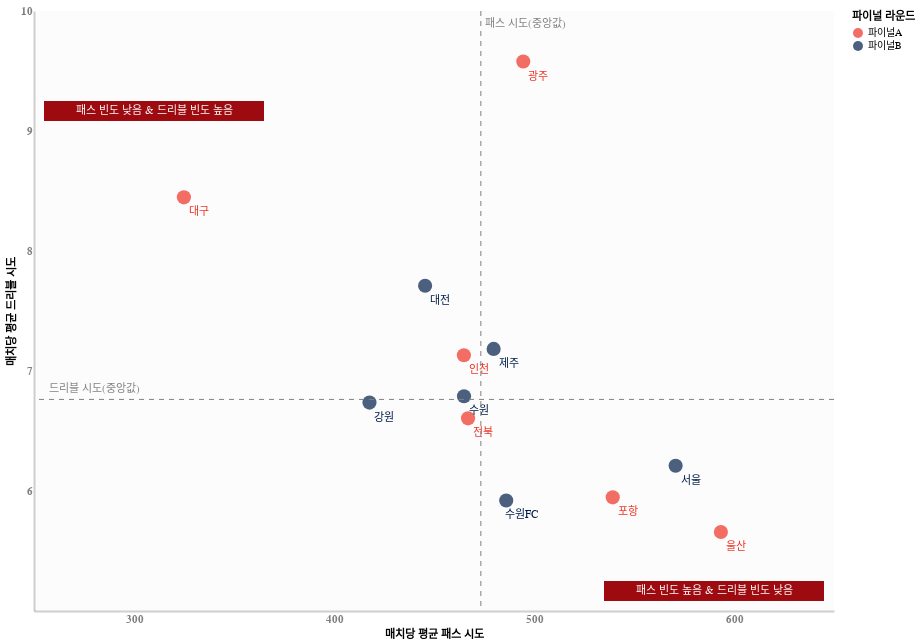

Write notebook code for a chart like this one.
### Code cell
### 한글이 최고다

base_chart = alt.Chart(temp_df2).transform_calculate(
    avg_pass = 'datum["패스 시도"]/38',
    avg_dri = 'datum["드리블 시도"]/38'
)


tot_chart = alt.layer(
    base_chart.mark_circle(size=200).encode(
        x = alt.X('avg_pass:Q').scale(domain=[250,650], bins=[300, 400, 500, 600]).title('매치당 평균 패스 시도'),
        y = alt.Y('avg_dri:Q').scale(domain=[5,10], bins= [6,7,8,9,10]).axis(format = '0.0f').title('매치당 평균 드리블 시도'),
        color = alt.Color('split').scale(range=['#ee3224', '#001c48']).title('파이널 라운드')
    ),
    base_chart.mark_text(
        dx = 15, 
        dy = 15
    ).encode(
        x = alt.X('avg_pass:Q'),
        y = alt.Y('avg_dri:Q'),
        text= '구단',
        color = alt.Color('split').scale(range=['#ee3224', '#001c48'])
    ),
    base_chart.encode(x = 'med_pass:Q').mark_rule(
        stroke='gray',
        strokeDash=[5,5]
    ).transform_aggregate(
        med_pass = 'median(avg_pass)',
        med_dri = 'median(avg_dri)'
    ),
    base_chart.encode(y = 'med_dri:Q').mark_rule(
        stroke='gray',
        strokeDash=[5,5]
    ).transform_aggregate(
        med_pass = 'median(avg_pass)',
        med_dri = 'median(avg_dri)'
    ),
    base_chart.encode(
        x = 'med_pass:Q',
        y = alt.value(5),
        text = alt.value('패스 시도(중앙값)')
    ).mark_text(
        color='gray',
        dy = 8,
        dx = 45
    ).transform_aggregate(
        med_pass = 'median(avg_pass)',
    ),
    base_chart.encode(
        x = alt.value(60),
        y = 'med_dri:Q',
        text = alt.value('드리블 시도(중앙값)')
    ).mark_text(
        dy = -10,
        color='gray'
    ).transform_aggregate(
        med_dri = 'median(avg_dri)'    
    ),
    alt.Chart().mark_rect(color = '#9D0A0F').encode(
        x = alt.value(10),
        x2 = alt.value(230),
        y = alt.value(110),
        y2 = alt.value(90),
        # color = 'red'
    ),
    alt.Chart().mark_text(color = 'white').encode(
        x = alt.value(120),
        y = alt.value(100),
        text = alt.value('패스 빈도 낮음 & 드리블 빈도 높음'),
    ),
    alt.Chart().mark_rect(color = '#9D0A0F').encode(
        x = alt.value(570),
        x2 = alt.value(790),
        y = alt.value(590),
        y2 = alt.value(570),
        # color = 'red'
    ),
    alt.Chart().mark_text(color = 'white').encode(
        x = alt.value(680),
        y = alt.value(580),
        text = alt.value('패스 빈도 높음 & 드리블 빈도 낮음'),
    )
)

tot_chart.properties(
    height = 600,
    width = 800,
    # title = alt.Title(text = 'Team Style Comparison', subtitle='2023 K League1')
).configure_axis(
    grid=False,
    ticks = False,
    domainWidth= 2,
    domainOpacity=0.4,
    # domainCap='round',
    labelFontSize=11,
    labelFont='Helvetica',
    labelFontStyle= 'bold',
    labelColor='gray'
).configure_view(
    stroke = None,
    fill = '#F6F6F6',
    opacity=0.3
)

### Figure 1 — Vega-Lite specification as saved in the notebook (floating-point values rounded to 4 significant figures)
{"config": {"view": {"continuousWidth": 300, "continuousHeight": 300, "fill": "#F6F6F6", "opacity": 0.3, "stroke": null}, "axis": {"domainOpacity": 0.4, "domainWidth": 2, "grid": false, "labelColor": "gray", "labelFont": "Helvetica", "labelFontSize": 11, "labelFontStyle": "bold", "ticks": false}}, "layer": [{"data": {"name": "data-742709b2e62bfb4c27b098a95fb52edb"}, "mark": {"type": "circle", "size": 200}, "encoding": {"color": {"field": "split", "scale": {"range": ["#ee3224", "#001c48"]}, "title": "파이널 라운드", "type": "nominal"}, "x": {"field": "avg_pass", "scale": {"domain": [250, 650], "bins": [300, 400, 500, 600]}, "title": "매치당 평균 패스 시도", "type": "quantitative"}, "y": {"axis": {"format": "0.0f"}, "field": "avg_dri", "scale": {"domain": [5, 10], "bins": [6, 7, 8, 9, 10]}, "title": "매치당 평균 드리블 시도", "type": "quantitative"}}, "transform": [{"calculate": "datum[\"패스 시도\"]/38", "as": "avg_pass"}, {"calculate": "datum[\"드리블 시도\"]/38", "as": "avg_dri"}]}, {"data": {"name": "data-742709b2e62bfb4c27b098a95fb52edb"}, "mark": {"type": "text", "dx": 15, "dy": 15}, "encoding": {"color": {"field": "split", "scale": {"range": ["#ee3224", "#001c48"]}, "type": "nominal"}, "text": {"field": "구단", "type": "nominal"}, "x": {"field": "avg_pass", "type": "quantitative"}, "y": {"field": "avg_dri", "type": "quantitative"}}, "transform": [{"calculate": "datum[\"패스 시도\"]/38", "as": "avg_pass"}, {"calculate": "datum[\"드리블 시도\"]/38", "as": "avg_dri"}]}, {"data": {"name": "data-742709b2e62bfb4c27b098a95fb52edb"}, "mark": {"type": "rule", "stroke": "gray", "strokeDash": [5, 5]}, "encoding": {"x": {"field": "med_pass", "type": "quantitative"}}, "transform": [{"calculate": "datum[\"패스 시도\"]/38", "as": "avg_pass"}, {"calculate": "datum[\"드리블 시도\"]/38", "as": "avg_dri"}, {"aggregate": [{"op": "median", "field": "avg_pass", "as": "med_pass"}, {"op": "median", "field": "avg_dri", "as": "med_dri"}]}]}, {"data": {"name": "data-742709b2e62bfb4c27b098a95fb52edb"}, "mark": {"type": "rule", "stroke": "gray", "strokeDash": [5, 5]}, "encoding": {"y": {"field": "med_dri", "type": "quantitative"}}, "transform": [{"calculate": "datum[\"패스 시도\"]/38", "as": "avg_pass"}, {"calculate": "datum[\"드리블 시도\"]/38", "as": "avg_dri"}, {"aggregate": [{"op": "median", "field": "avg_pass", "as": "med_pass"}, {"op": "median", "field": "avg_dri", "as": "med_dri"}]}]}, {"data": {"name": "data-742709b2e62bfb4c27b098a95fb52edb"}, "mark": {"type": "text", "color": "gray", "dx": 45, "dy": 8}, "encoding": {"text": {"value": "패스 시도(중앙값)"}, "x": {"field": "med_pass", "type": "quantitative"}, "y": {"value": 5}}, "transform": [{"calculate": "datum[\"패스 시도\"]/38", "as": "avg_pass"}, {"calculate": "datum[\"드리블 시도\"]/38", "as": "avg_dri"}, {"aggregate": [{"op": "median", "field": "avg_pass", "as": "med_pass"}]}]}, {"data": {"name": "data-742709b2e62bfb4c27b098a95fb52edb"}, "mark": {"type": "text", "color": "gray", "dy": -10}, "encoding": {"text": {"value": "드리블 시도(중앙값)"}, "x": {"value": 60}, "y": {"field": "med_dri", "type": "quantitative"}}, "transform": [{"calculate": "datum[\"패스 시도\"]/38", "as": "avg_pass"}, {"calculate": "datum[\"드리블 시도\"]/38", "as": "avg_dri"}, {"aggregate": [{"op": "median", "field": "avg_dri", "as": "med_dri"}]}]}, {"data": {"name": "empty"}, "mark": {"type": "rect", "color": "#9D0A0F"}, "encoding": {"x": {"value": 10}, "x2": {"value": 230}, "y": {"value": 110}, "y2": {"value": 90}}}, {"data": {"name": "empty"}, "mark": {"type": "text", "color": "white"}, "encoding": {"text": {"value": "패스 빈도 낮음 & 드리블 빈도 높음"}, "x": {"value": 120}, "y": {"value": 100}}}, {"data": {"name": "empty"}, "mark": {"type": "rect", "color": "#9D0A0F"}, "encoding": {"x": {"value": 570}, "x2": {"value": 790}, "y": {"value": 590}, "y2": {"value": 570}}}, {"data": {"name": "empty"}, "mark": {"type": "text", "color": "white"}, "encoding": {"text": {"value": "패스 빈도 높음 & 드리블 빈도 낮음"}, "x": {"value": 680}, "y": {"value": 580}}}], "height": 600, "width": 800, "$schema": "https://vega.github.io/schema/vega-lite/v5.20.1.json", "datasets": {"data-742709b2e62bfb4c27b098a95fb52edb": [{"년도": 2023, "구단": "울산", "득점": 63, "도움": 40, "슈팅": 466, "유효 슈팅": 197, "블락된슈팅": 67, "벗어난슈팅": 202, "PA내 슈팅": 301, "PA외 슈팅": 165, "프리킥 슈팅": 8, "프리킥 유효슈팅": 5, "프리킥 크로스 시도": 45, "프리킥 크로스 성공": 12, "프리킥 크로스 성공%": 642, "오프사이드": 70, "코너킥": 217, "스로인": 742, "드리블 시도": 215, "드리블 성공": 74, "드리블 성공%": 34, "패스 시도": 22551, "패스 성공": 19800, "패스 성공%": 88, "키패스": 283, "전방패스 시도": 8589, "전방패스 성공": 6459, "전방패스 성공%": 75, "후방패스 시도": 5314, "후방패스 성공": 5150, "후방패스 성공%": 97, "횡패스 시도": 8648, "횡패스 성공": 8191, "횡패스 성공%": 95, "공격진영 패스 시도": 5088, "공격진영 패스 성공": 4290, "공격진영 패스 성공%": 84, "수비진영 패스 시도": 4899, "수비진영 패스 성공": 4216, "수비진영 패스 성공%": 86, "중앙진영 패스 시도": 12564, "중앙진영 패스 성공": 11294, "중앙진영 패스 성공%": 90, "롱패스 시도": 2110, "롱패스 성공": 1334, "롱패스 성공%": 63, "중거리패스 시도": 7766, "중거리패스 성공": 7054, "중거리패스 성공%": 91, "단거리패스 시도": 12675, "단거리패스 성공": 11412, "단거리패스 성공%": 90, "크로스 시도": 867, "크로스 성공": 189, "크로스 성공%": 22, "탈압박": 122, "경합 지상 시도": 501, "경합 지상 성공": 254, "경합 지상 성공%": 51, "경합 공중 시도": 1583, "경합 공중 성공": 804, "경합 공중 성공%": 51, "태클 시도": 861, "태클 성공": 281, "태클 성공%": 33, "클리어링": 1166, "인터셉트": 1177, "차단": 659, "획득": 2123, "블락": 646, "볼미스": 246, "파울": 374, "피파울": 377, "경고": 74, "퇴장": 0, "split": "파이널A"}, {"년도": 2023, "구단": "수원", "득점": 35, "도움": 22, "슈팅": 410, "유효 슈팅": 130, "블락된슈팅": 99, "벗어난슈팅": 181, "PA내 슈팅": 239, "PA외 슈팅": 171, "프리킥 슈팅": 18, "프리킥 유효슈팅": 10, "프리킥 크로스 시도": 45, "프리킥 크로스 성공": 16, "프리킥 크로스 성공%": 832, "오프사이드": 47, "코너킥": 143, "스로인": 780, "드리블 시도": 258, "드리블 성공": 98, "드리블 성공%": 38, "패스 시도": 17670, "패스 성공": 14697, "패스 성공%": 83, "키패스": 229, "전방패스 시도": 7372, "전방패스 성공": 5010, "전방패스 성공%": 68, "후방패스 시도": 3756, "후방패스 성공": 3615, "후방패스 성공%": 96, "횡패스 시도": 6542, "횡패스 성공": 6072, "횡패스 성공%": 93, "공격진영 패스 시도": 2836, "공격진영 패스 성공": 2194, "공격진영 패스 성공%": 77, "수비진영 패스 시도": 4887, "수비진영 패스 성공": 3963, "수비진영 패스 성공%": 81, "중앙진영 패스 시도": 9947, "중앙진영 패스 성공": 8540, "중앙진영 패스 성공%": 86, "롱패스 시도": 2161, "롱패스 성공": 1163, "롱패스 성공%": 54, "중거리패스 시도": 5944, "중거리패스 성공": 5216, "중거리패스 성공%": 88, "단거리패스 시도": 9565, "단거리패스 성공": 8318, "단거리패스 성공%": 87, "크로스 시도": 665, "크로스 성공": 133, "크로스 성공%": 20, "탈압박": 109, "경합 지상 시도": 506, "경합 지상 성공": 263, "경합 지상 성공%": 52, "경합 공중 시도": 1873, "경합 공중 성공": 911, "경합 공중 성공%": 49, "태클 시도": 867, "태클 성공": 278, "태클 성공%": 32, "클리어링": 1475, "인터셉트": 1097, "차단": 696, "획득": 2119, "블락": 651, "볼미스": 271, "파울": 398, "피파울": 420, "경고": 76, "퇴장": 2, "split": "파이널B"}, {"년도": 2023, "구단": "포항", "득점": 53, "도움": 36, "슈팅": 460, "유효 슈팅": 173, "블락된슈팅": 102, "벗어난슈팅": 185, "PA내 슈팅": 258, "PA외 슈팅": 202, "프리킥 슈팅": 9, "프리킥 유효슈팅": 2, "프리킥 크로스 시도": 64, "프리킥 크로스 성공": 21, "프리킥 크로스 성공%": 925, "오프사이드": 52, "코너킥": 142, "스로인": 767, "드리블 시도": 226, "드리블 성공": 77, "드리블 성공%": 34, "패스 시도": 20496, "패스 성공": 17648, "패스 성공%": 86, "키패스": 285, "전방패스 시도": 7923, "전방패스 성공": 5638, "전방패스 성공%": 71, "후방패스 시도": 4505, "후방패스 성공": 4377, "후방패스 성공%": 97, "횡패스 시도": 8068, "횡패스 성공": 7633, "횡패스 성공%": 95, "공격진영 패스 시도": 3242, "공격진영 패스 성공": 2601, "공격진영 패스 성공%": 80, "수비진영 패스 시도": 5475, "수비진영 패스 성공": 4582, "수비진영 패스 성공%": 84, "중앙진영 패스 시도": 11779, "중앙진영 패스 성공": 10465, "중앙진영 패스 성공%": 89, "롱패스 시도": 2437, "롱패스 성공": 1531, "롱패스 성공%": 63, "중거리패스 시도": 7743, "중거리패스 성공": 6980, "중거리패스 성공%": 90, "단거리패스 시도": 10316, "단거리패스 성공": 9137, "단거리패스 성공%": 89, "크로스 시도": 807, "크로스 성공": 197, "크로스 성공%": 24, "탈압박": 91, "경합 지상 시도": 549, "경합 지상 성공": 284, "경합 지상 성공%": 52, "경합 공중 시도": 1532, "경합 공중 성공": 764, "경합 공중 성공%": 50, "태클 시도": 870, "태클 성공": 278, "태클 성공%": 32, "클리어링": 1217, "인터셉트": 1222, "차단": 720, "획득": 2064, "블락": 737, "볼미스": 260, "파울": 387, "피파울": 430, "경고": 61, "퇴장": 3, "split": "파이널A"}, {"년도": 2023, "구단": "제주", "득점": 43, "도움": 23, "슈팅": 442, "유효 슈팅": 172, "블락된슈팅": 82, "벗어난슈팅": 188, "PA내 슈팅": 274, "PA외 슈팅": 168, "프리킥 슈팅": 17, "프리킥 유효슈팅": 2, "프리킥 크로스 시도": 69, "프리킥 크로스 성공": 24, "프리킥 크로스 성공%": 1100, "오프사이드": 76, "코너킥": 187, "스로인": 774, "드리블 시도": 273, "드리블 성공": 98, "드리블 성공%": 36, "패스 시도": 18233, "패스 성공": 15316, "패스 성공%": 84, "키패스": 243, "전방패스 시도": 7454, "전방패스 성공": 5112, "전방패스 성공%": 69, "후방패스 시도": 4022, "후방패스 성공": 3885, "후방패스 성공%": 97, "횡패스 시도": 6757, "횡패스 성공": 6319, "횡패스 성공%": 94, "공격진영 패스 시도": 3324, "공격진영 패스 성공": 2651, "공격진영 패스 성공%": 80, "수비진영 패스 시도": 4341, "수비진영 패스 성공": 3521, "수비진영 패스 성공%": 81, "중앙진영 패스 시도": 10568, "중앙진영 패스 성공": 9144, "중앙진영 패스 성공%": 87, "롱패스 시도": 2284, "롱패스 성공": 1288, "롱패스 성공%": 56, "중거리패스 시도": 6019, "중거리패스 성공": 5285, "중거리패스 성공%": 88, "단거리패스 시도": 9930, "단거리패스 성공": 8743, "단거리패스 성공%": 88, "크로스 시도": 857, "크로스 성공": 202, "크로스 성공%": 24, "탈압박": 148, "경합 지상 시도": 444, "경합 지상 성공": 213, "경합 지상 성공%": 48, "경합 공중 시도": 1742, "경합 공중 성공": 917, "경합 공중 성공%": 53, "태클 시도": 840, "태클 성공": 301, "태클 성공%": 36, "클리어링": 1309, "인터셉트": 1258, "차단": 654, "획득": 2152, "블락": 628, "볼미스": 289, "파울": 393, "피파울": 424, "경고": 73, "퇴장": 0, "split": "파이널B"}, {"년도": 2023, "구단": "전북", "득점": 45, "도움": 24, "슈팅": 449, "유효 슈팅": 153, "블락된슈팅": 89, "벗어난슈팅": 207, "PA내 슈팅": 278, "PA외 슈팅": 171, "프리킥 슈팅": 11, "프리킥 유효슈팅": 6, "프리킥 크로스 시도": 51, "프리킥 크로스 성공": 12, "프리킥 크로스 성공%": 683, "오프사이드": 52, "코너킥": 166, "스로인": 798, "드리블 시도": 251, "드리블 성공": 91, "드리블 성공%": 36, "패스 시도": 17747, "패스 성공": 14832, "패스 성공%": 84, "키패스": 261, "전방패스 시도": 7632, "전방패스 성공": 5321, "전방패스 성공%": 70, "후방패스 시도": 3563, "후방패스 성공": 3440, "후방패스 성공%": 97, "횡패스 시도": 6552, "횡패스 성공": 6071, "횡패스 성공%": 93, "공격진영 패스 시도": 3355, "공격진영 패스 성공": 2590, "공격진영 패스 성공%": 77, "수비진영 패스 시도": 4388, "수비진영 패스 성공": 3631, "수비진영 패스 성공%": 83, "중앙진영 패스 시도": 10004, "중앙진영 패스 성공": 8611, "중앙진영 패스 성공%": 86, "롱패스 시도": 2015, "롱패스 성공": 1111, "롱패스 성공%": 55, "중거리패스 시도": 6328, "중거리패스 성공": 5524, "중거리패스 성공%": 87, "단거리패스 시도": 9404, "단거리패스 성공": 8197, "단거리패스 성공%": 87, "크로스 시도": 791, "크로스 성공": 187, "크로스 성공%": 24, "탈압박": 102, "경합 지상 시도": 556, "경합 지상 성공": 279, "경합 지상 성공%": 50, "경합 공중 시도": 1952, "경합 공중 성공": 1021, "경합 공중 성공%": 52, "태클 시도": 864, "태클 성공": 281, "태클 성공%": 33, "클리어링": 1484, "인터셉트": 1135, "차단": 640, "획득": 2159, "블락": 719, "볼미스": 271, "파울": 451, "피파울": 355, "경고": 68, "퇴장": 1, "split": "파이널A"}, {"년도": 2023, "구단": "서울", "득점": 63, "도움": 28, "슈팅": 491, "유효 슈팅": 176, "블락된슈팅": 94, "벗어난슈팅": 221, "PA내 슈팅": 275, "PA외 슈팅": 216, "프리킥 슈팅": 13, "프리킥 유효슈팅": 9, "프리킥 크로스 시도": 59, "프리킥 크로스 성공": 21, "프리킥 크로스 성공%": 1292, "오프사이드": 51, "코너킥": 182, "스로인": 869, "드리블 시도": 236, "드리블 성공": 87, "드리블 성공%": 37, "패스 시도": 21691, "패스 성공": 18975, "패스 성공%": 88, "키패스": 288, "전방패스 시도": 8654, "전방패스 성공": 6522, "전방패스 성공%": 75, "후방패스 시도": 5016, "후방패스 성공": 4869, "후방패스 성공%": 97, "횡패스 시도": 8021, "횡패스 성공": 7584, "횡패스 성공%": 95, "공격진영 패스 시도": 3828, "공격진영 패스 성공": 3164, "공격진영 패스 성공%": 83, "수비진영 패스 시도": 5651, "수비진영 패스 성공": 4847, "수비진영 패스 성공%": 86, "중앙진영 패스 시도": 12212, "중앙진영 패스 성공": 10964, "중앙진영 패스 성공%": 90, "롱패스 시도": 2024, "롱패스 성공": 1215, "롱패스 성공%": 60, "중거리패스 시도": 8238, "중거리패스 성공": 7492, "중거리패스 성공%": 91, "단거리패스 시도": 11429, "단거리패스 성공": 10268, "단거리패스 성공%": 90, "크로스 시도": 908, "크로스 성공": 214, "크로스 성공%": 24, "탈압박": 90, "경합 지상 시도": 464, "경합 지상 성공": 266, "경합 지상 성공%": 57, "경합 공중 시도": 1573, "경합 공중 성공": 776, "경합 공중 성공%": 49, "태클 시도": 761, "태클 성공": 252, "태클 성공%": 33, "클리어링": 1318, "인터셉트": 1099, "차단": 673, "획득": 2053, "블락": 769, "볼미스": 250, "파울": 368, "피파울": 344, "경고": 66, "퇴장": 1, "split": "파이널B"}, {"년도": 2023, "구단": "대전", "득점": 56, "도움": 41, "슈팅": 392, "유효 슈팅": 146, "블락된슈팅": 84, "벗어난슈팅": 162, "PA내 슈팅": 217, "PA외 슈팅": 175, "프리킥 슈팅": 15, "프리킥 유효슈팅": 2, "프리킥 크로스 시도": 67, "프리킥 크로스 성공": 21, "프리킥 크로스 성공%": 1019, "오프사이드": 48, "코너킥": 161, "스로인": 786, "드리블 시도": 293, "드리블 성공": 100, "드리블 성공%": 34, "패스 시도": 16931, "패스 성공": 13741, "패스 성공%": 81, "키패스": 240, "전방패스 시도": 7428, "전방패스 성공": 4804, "전방패스 성공%": 65, "후방패스 시도": 3753, "후방패스 성공": 3612, "후방패스 성공%": 96, "횡패스 시도": 5750, "횡패스 성공": 5325, "횡패스 성공%": 93, "공격진영 패스 시도": 3221, "공격진영 패스 성공": 2552, "공격진영 패스 성공%": 79, "수비진영 패스 시도": 4188, "수비진영 패스 성공": 3146, "수비진영 패스 성공%": 75, "중앙진영 패스 시도": 9522, "중앙진영 패스 성공": 8043, "중앙진영 패스 성공%": 85, "롱패스 시도": 2397, "롱패스 성공": 1212, "롱패스 성공%": 51, "중거리패스 시도": 5540, "중거리패스 성공": 4794, "중거리패스 성공%": 87, "단거리패스 시도": 8994, "단거리패스 성공": 7735, "단거리패스 성공%": 86, "크로스 시도": 811, "크로스 성공": 175, "크로스 성공%": 22, "탈압박": 97, "경합 지상 시도": 465, "경합 지상 성공": 209, "경합 지상 성공%": 45, "경합 공중 시도": 2047, "경합 공중 성공": 1014, "경합 공중 성공%": 50, "태클 시도": 960, "태클 성공": 331, "태클 성공%": 35, "클리어링": 1521, "인터셉트": 1246, "차단": 719, "획득": 2302, "블락": 736, "볼미스": 286, "파울": 443, "피파울": 387, "경고": 73, "퇴장": 1, "split": "파이널B"}, {"년도": 2023, "구단": "대구", "득점": 42, "도움": 30, "슈팅": 424, "유효 슈팅": 147, "블락된슈팅": 92, "벗어난슈팅": 185, "PA내 슈팅": 260, "PA외 슈팅": 164, "프리킥 슈팅": 13, "프리킥 유효슈팅": 3, "프리킥 크로스 시도": 64, "프리킥 크로스 성공": 18, "프리킥 크로스 성공%": 687, "오프사이드": 48, "코너킥": 153, "스로인": 731, "드리블 시도": 321, "드리블 성공": 92, "드리블 성공%": 29, "패스 시도": 12348, "패스 성공": 9665, "패스 성공%": 78, "키패스": 269, "전방패스 시도": 6162, "전방패스 성공": 3968, "전방패스 성공%": 64, "후방패스 시도": 2259, "후방패스 성공": 2157, "후방패스 성공%": 96, "횡패스 시도": 3927, "횡패스 성공": 3540, "횡패스 성공%": 90, "공격진영 패스 시도": 2282, "공격진영 패스 성공": 1803, "공격진영 패스 성공%": 79, "수비진영 패스 시도": 3735, "수비진영 패스 성공": 2712, "수비진영 패스 성공%": 73, "중앙진영 패스 시도": 6331, "중앙진영 패스 성공": 5150, "중앙진영 패스 성공%": 81, "롱패스 시도": 1953, "롱패스 성공": 1037, "롱패스 성공%": 53, "중거리패스 시도": 3979, "중거리패스 성공": 3314, "중거리패스 성공%": 83, "단거리패스 시도": 6416, "단거리패스 성공": 5314, "단거리패스 성공%": 83, "크로스 시도": 708, "크로스 성공": 182, "크로스 성공%": 26, "탈압박": 72, "경합 지상 시도": 578, "경합 지상 성공": 286, "경합 지상 성공%": 50, "경합 공중 시도": 1759, "경합 공중 성공": 894, "경합 공중 성공%": 51, "태클 시도": 990, "태클 성공": 307, "태클 성공%": 31, "클리어링": 1429, "인터셉트": 1057, "차단": 715, "획득": 2030, "블락": 754, "볼미스": 264, "파울": 444, "피파울": 397, "경고": 81, "퇴장": 2, "split": "파이널A"}, {"년도": 2023, "구단": "인천", "득점": 46, "도움": 34, "슈팅": 425, "유효 슈팅": 146, "블락된슈팅": 79, "벗어난슈팅": 200, "PA내 슈팅": 250, "PA외 슈팅": 175, "프리킥 슈팅": 12, "프리킥 유효슈팅": 2, "프리킥 크로스 시도": 39, "프리킥 크로스 성공": 5, "프리킥 크로스 성공%": 300, "오프사이드": 46, "코너킥": 192, "스로인": 784, "드리블 시도": 271, "드리블 성공": 103, "드리블 성공%": 38, "패스 시도": 17668, "패스 성공": 14615, "패스 성공%": 83, "키패스": 244, "전방패스 시도": 7495, "전방패스 성공": 5015, "전방패스 성공%": 67, "후방패스 시도": 3988, "후방패스 성공": 3843, "후방패스 성공%": 96, "횡패스 시도": 6185, "횡패스 성공": 5757, "횡패스 성공%": 93, "공격진영 패스 시도": 3125, "공격진영 패스 성공": 2554, "공격진영 패스 성공%": 82, "수비진영 패스 시도": 4753, "수비진영 패스 성공": 3663, "수비진영 패스 성공%": 77, "중앙진영 패스 시도": 9790, "중앙진영 패스 성공": 8398, "중앙진영 패스 성공%": 86, "롱패스 시도": 2191, "롱패스 성공": 1087, "롱패스 성공%": 50, "중거리패스 시도": 5801, "중거리패스 성공": 5050, "중거리패스 성공%": 87, "단거리패스 시도": 9676, "단거리패스 성공": 8478, "단거리패스 성공%": 88, "크로스 시도": 717, "크로스 성공": 154, "크로스 성공%": 22, "탈압박": 113, "경합 지상 시도": 524, "경합 지상 성공": 271, "경합 지상 성공%": 52, "경합 공중 시도": 1669, "경합 공중 성공": 849, "경합 공중 성공%": 51, "태클 시도": 789, "태클 성공": 269, "태클 성공%": 34, "클리어링": 1455, "인터셉트": 1225, "차단": 699, "획득": 2199, "블락": 748, "볼미스": 299, "파울": 393, "피파울": 345, "경고": 66, "퇴장": 2, "split": "파이널A"}, {"년도": 2023, "구단": "강원", "득점": 30, "도움": 17, "슈팅": 383, "유효 슈팅": 113, "블락된슈팅": 77, "벗어난슈팅": 193, "PA내 슈팅": 219, "PA외 슈팅": 164, "프리킥 슈팅": 13, "프리킥 유효슈팅": 3, "프리킥 크로스 시도": 54, "프리킥 크로스 성공": 10, "프리킥 크로스 성공%": 608, "오프사이드": 47, "코너킥": 165, "스로인": 775, "드리블 시도": 256, "드리블 성공": 81, "드리블 성공%": 32, "패스 시도": 15874, "패스 성공": 12758, "패스 성공%": 80, "키패스": 218, "전방패스 시도": 7199, "전방패스 성공": 4667, "전방패스 성공%": 65, "후방패스 시도": 3347, "후방패스 성공": 3202, "후방패스 성공%": 96, "횡패스 시도": 5328, "횡패스 성공": 4889, "횡패스 성공%": 92, "공격진영 패스 시도": 2775, "공격진영 패스 성공": 2140, "공격진영 패스 성공%": 77, "수비진영 패스 시도": 4315, "수비진영 패스 성공": 3202, "수비진영 패스 성공%": 74, "중앙진영 패스 시도": 8784, "중앙진영 패스 성공": 7416, "중앙진영 패스 성공%": 84, "롱패스 시도": 2232, "롱패스 성공": 1117, "롱패스 성공%": 50, "중거리패스 시도": 5814, "중거리패스 성공": 4998, "중거리패스 성공%": 86, "단거리패스 시도": 7828, "단거리패스 성공": 6643, "단거리패스 성공%": 85, "크로스 시도": 778, "크로스 성공": 159, "크로스 성공%": 20, "탈압박": 63, "경합 지상 시도": 478, "경합 지상 성공": 229, "경합 지상 성공%": 48, "경합 공중 시도": 1986, "경합 공중 성공": 915, "경합 공중 성공%": 46, "태클 시도": 968, "태클 성공": 290, "태클 성공%": 30, "클리어링": 1608, "인터셉트": 1137, "차단": 784, "획득": 2243, "블락": 797, "볼미스": 261, "파울": 432, "피파울": 380, "경고": 60, "퇴장": 0, "split": "파이널B"}, {"년도": 2023, "구단": "광주", "득점": 47, "도움": 32, "슈팅": 465, "유효 슈팅": 172, "블락된슈팅": 96, "벗어난슈팅": 197, "PA내 슈팅": 230, "PA외 슈팅": 235, "프리킥 슈팅": 19, "프리킥 유효슈팅": 8, "프리킥 크로스 시도": 53, "프리킥 크로스 성공": 16, "프리킥 크로스 성공%": 925, "오프사이드": 40, "코너킥": 181, "스로인": 712, "드리블 시도": 364, "드리블 성공": 130, "드리블 성공%": 36, "패스 시도": 18796, "패스 성공": 16482, "패스 성공%": 88, "키패스": 241, "전방패스 시도": 7216, "전방패스 성공": 5473, "전방패스 성공%": 76, "후방패스 시도": 4157, "후방패스 성공": 4007, "후방패스 성공%": 96, "횡패스 시도": 7423, "횡패스 성공": 7002, "횡패스 성공%": 94, "공격진영 패스 시도": 3726, "공격진영 패스 성공": 3119, "공격진영 패스 성공%": 84, "수비진영 패스 시도": 4489, "수비진영 패스 성공": 3815, "수비진영 패스 성공%": 85, "중앙진영 패스 시도": 10581, "중앙진영 패스 성공": 9548, "중앙진영 패스 성공%": 90, "롱패스 시도": 1794, "롱패스 성공": 1155, "롱패스 성공%": 64, "중거리패스 시도": 7051, "중거리패스 성공": 6428, "중거리패스 성공%": 91, "단거리패스 시도": 9951, "단거리패스 성공": 8899, "단거리패스 성공%": 89, "크로스 시도": 733, "크로스 성공": 160, "크로스 성공%": 22, "탈압박": 123, "경합 지상 시도": 460, "경합 지상 성공": 229, "경합 지상 성공%": 50, "경합 공중 시도": 1466, "경합 공중 성공": 699, "경합 공중 성공%": 48, "태클 시도": 863, "태클 성공": 270, "태클 성공%": 31, "클리어링": 1243, "인터셉트": 1097, "차단": 612, "획득": 1917, "블락": 721, "볼미스": 281, "파울": 423, "피파울": 446, "경고": 80, "퇴장": 0, "split": "파이널A"}, {"년도": 2023, "구단": "수원FC", "득점": 44, "도움": 32, "슈팅": 460, "유효 슈팅": 151, "블락된슈팅": 94, "벗어난슈팅": 215, "PA내 슈팅": 243, "PA외 슈팅": 217, "프리킥 슈팅": 13, "프리킥 유효슈팅": 4, "프리킥 크로스 시도": 54, "프리킥 크로스 성공": 14, "프리킥 크로스 성공%": 573, "오프사이드": 41, "코너킥": 136, "스로인": 649, "드리블 시도": 225, "드리블 성공": 78, "드리블 성공%": 35, "패스 시도": 18472, "패스 성공": 15617, "패스 성공%": 85, "키패스": 289, "전방패스 시도": 7856, "전방패스 성공": 5577, "전방패스 성공%": 71, "후방패스 시도": 4078, "후방패스 성공": 3928, "후방패스 성공%": 96, "횡패스 시도": 6538, "횡패스 성공": 6112, "횡패스 성공%": 94, "공격진영 패스 시도": 3038, "공격진영 패스 성공": 2423, "공격진영 패스 성공%": 80, "수비진영 패스 시도": 5207, "수비진영 패스 성공": 4223, "수비진영 패스 성공%": 81, "중앙진영 패스 시도": 10227, "중앙진영 패스 성공": 8971, "중앙진영 패스 성공%": 88, "롱패스 시도": 2592, "롱패스 성공": 1562, "롱패스 성공%": 60, "중거리패스 시도": 6690, "중거리패스 성공": 5964, "중거리패스 성공%": 89, "단거리패스 시도": 9190, "단거리패스 성공": 8091, "단거리패스 성공%": 88, "크로스 시도": 750, "크로스 성공": 202, "크로스 성공%": 27, "탈압박": 89, "경합 지상 시도": 463, "경합 지상 성공": 211, "경합 지상 성공%": 46, "경합 공중 시도": 1778, "경합 공중 성공": 916, "경합 공중 성공%": 52, "태클 시도": 929, "태클 성공": 264, "태클 성공%": 28, "클리어링": 1344, "인터셉트": 1158, "차단": 675, "획득": 2059, "블락": 661, "볼미스": 264, "파울": 386, "피파울": 401, "경고": 63, "퇴장": 3, "split": "파이널B"}], "empty": [{}]}}
